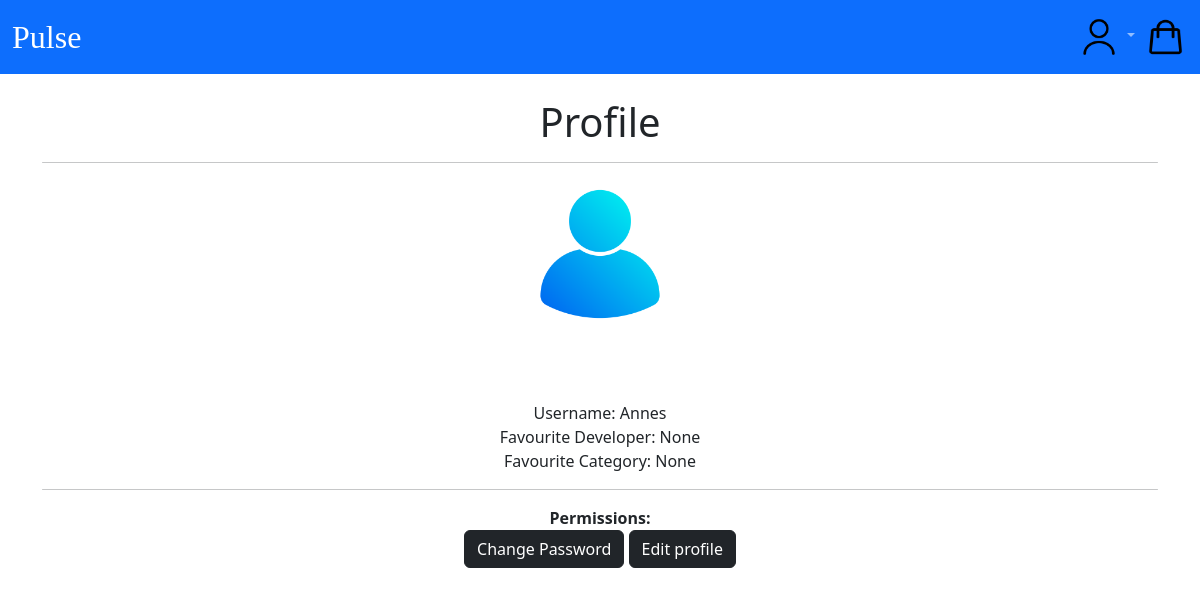
/profile/7/ (signed in), run on an earlier commit of the app's database.
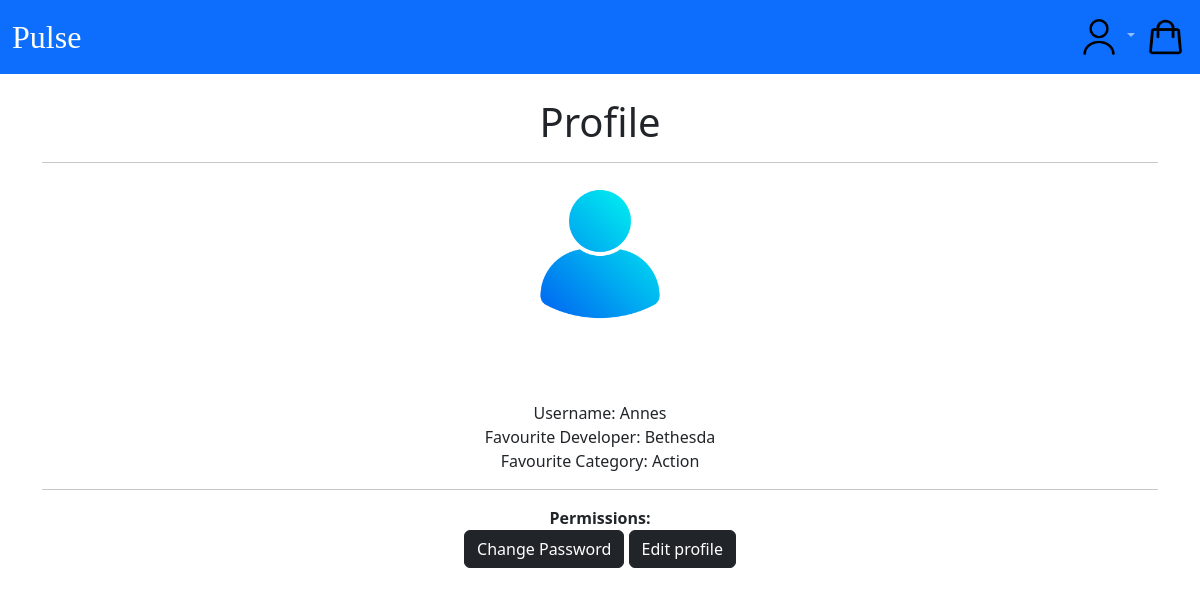
And on a later commit of the database.
### users/models.py (models this page shows, shortened)
class CustomUser(AbstractUser):
    age = models.PositiveIntegerField(null=True, blank=True)

class Profile(models.Model):
    user = models.OneToOneField(
        get_user_model(),
        null=True,
        on_delete=models.CASCADE,
    )
    date_of_birth = models.DateField(blank=True, null=True)
    Developer = models.ForeignKey(Developer, on_delete=models.CASCADE, null=True)
    Category = models.ForeignKey(Category, on_delete=models.CASCADE, null=True)

### pages/models.py (models this page shows, shortened)
class Developer(models.Model):
    id = models.UUIDField(
        primary_key=True,
        default=uuid.uuid4,
        editable=False)
    name = models.CharField(max_length=250, unique=True)
    class Meta:
        ordering = ('name',)
        verbose_name = 'developer'
        verbose_name_plural = 'developers'
    def __str__(self):
        return self.name

class Category(models.Model):
    id = models.UUIDField(
        primary_key=True,
        default=uuid.uuid4,
        editable=False)
    name = models.CharField(max_length=250, unique=True)
    description = models.TextField(blank=True)
    image = models.ImageField(upload_to='covers/', blank=True)
    class Meta:
        ordering = ('name',)
        verbose_name = 'category'
        verbose_name_plural = 'categories'
    def __str__(self):
        return self.name

### users/views.py (the view)
# urls.py: path('profile/<int:pk>/', ProfilePageView.as_view(), name='user_profile'),
class ProfilePageView(DetailView):
    model = Profile
    template_name = 'registration/user_profile.html'

### cart/context_processors.py (called while the page is built)
def counter(request):
    item_count = 0
    if 'admin' in request.path:
        return {}
    else:
        try:
            cart = Cart.objects.filter(cart_id=_cart_id(request))
            cart_items = CartItem.objects.all().filter(cart=cart[:1])
            for cart_item in cart_items:
                item_count += cart_item.quantity
        except Cart.DoesNotExist:
            item_count = 0
    return {'item_count':item_count}

### cart/views.py (called while the page is built)
def _cart_id(request):
    cart = request.session.session_key
    if not cart:
        cart = request.session.create()
    return cart

### users/context_processors.py (called while the page is built)
def user_groups(request):
    if request.user.is_authenticated:
        return {'is_manager': request.user.groups.filter(name='Manager').exists()}
    return {'is_manager': False}

### templates/registration/user_profile.html (shortened to what this page needs)
{% extends 'base.html' %}
{% load static %}
{% block content %}
    <br>
    <div class="text-center">
        <h1>Profile</h1>
        <hr class="rounded">
        <img src="{% static 'images/icon1.png' %}" alt="" height="150rem" width="150rem">
    </div>
    <br>
    <br>
    <div class="text-center">
    <br>
        Username: {{ user.profile.user }}
    <br/>
        Favourite Developer: {{ user.profile.Developer }}
        <br>
        Favourite Category: {{ user.profile.Category }}
        <br>
        <hr class="rounded">
        <strong>Permissions:</strong>
        <br>
        <a href="{% url 'password_change' %}"><button class = "btn btn-dark">Change Password</button></a>
        <a href="{% url 'edit_profile' user.profile.pk %}"><button class="btn btn-dark">Edit profile</button></a>
    </div>
{% endblock content %}

What changed in the data, as far as the page shows it:
changed CustomUser "Annes": profile.Developer "None" → "Bethesda"; profile.Category "None" → "Action"
